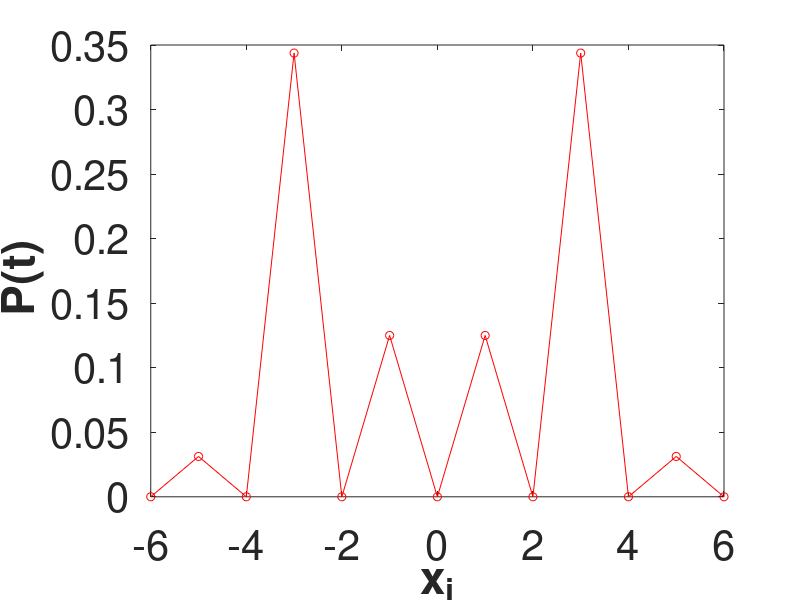

This chart was generated by the following MATLAB code:


clear;
clc;

NSTEPS = 5;
N = 2*NSTEPS+3; %size of the line
mid = NSTEPS+2; %middle point 

w=sqrt(-1);
%S=zeros(1,N);

%Coin operator
%al=45;
%alpha=(pi*al)/180;

%C(1,1)=cos(alpha);            C(1,2)=sin(alpha);
%C(2,1)=sin(alpha);            C(2,2)=-cos(alpha);

a = 45;
b = 0;
c = 0;

alpha = (pi*a)/180;
phi1 = (pi*b)/180;
phi2 = (pi*c)/180;
     
C=zeros(2,2);
C(1,1) = cos(alpha);  
C(1,2) = exp(w*phi1)*sin(alpha);
C(2,1) = exp(w*phi2)*sin(alpha);
C(2,2) = -exp(w*(phi1+phi2))*cos(alpha);

%Amplitude Matrix
At = zeros(2,N);
A = zeros(2,N);



%Initial Coinditions of Amplitude Matrix

At(1,mid) = sqrt(0.5);
At(2,mid) = -w*sqrt(0.5);
% % At(1,mid,1) = 1;
% At(1,mid,2) = 1;

%NSTEPS=1;
%Amplitude Calculation Loop
for k= 1:NSTEPS
  for m = 2:2*NSTEPS+2
    A(1,m)=C(1,1)*At(1,m-1)+C(1,2)*At(2,m-1);
    A(2,m)=C(2,1)*At(1,m+1)+C(2,2)*At(2,m+1);
  end
  At = A;
end

%Probability Density Function
P=zeros(1,N);

%Probability Calculation Loop
for m = 1:N         
P(m) = At(1,m)*conj(At(1,m))+ At(2,m)*conj(At(2,m)); 
x(m)= -((N+1)/2)+ m;
end

QRWtotal_probability = sum(sum(P));
plot(x,P,'ro-')
xlabel('x_i','fontweight','bold'); 
ylabel('P(t) ','fontweight','bold');
%title('Numerical perturbation tracking')
set(gca,'FontSize',30)


P = sort(P,'descend');
for m = 1:2         
%fprintf('%0.20f\n', P(m));  
end
%P(1)-P(2)

s = std(P);
%fprintf('std = %0.10f\n', s);